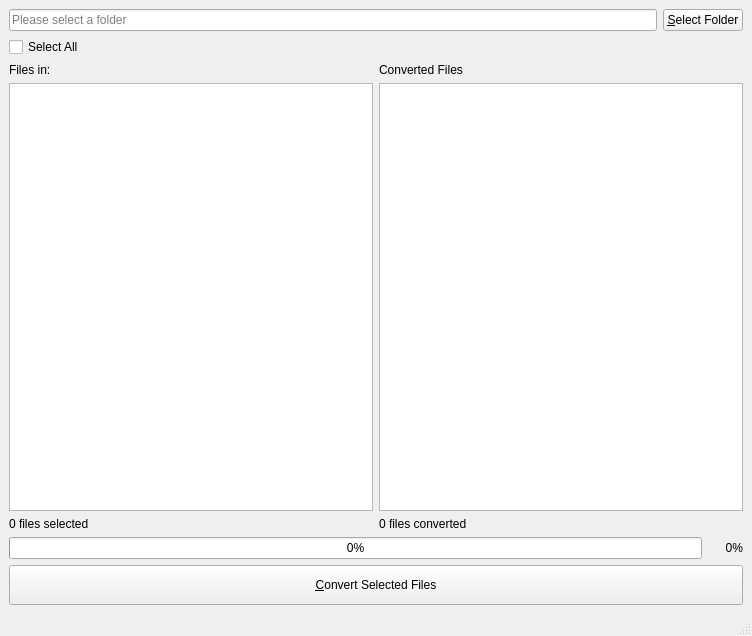
<?xml version="1.0" encoding="UTF-8"?>
<ui version="4.0">
 <class>MainWindow</class>
 <widget class="QMainWindow" name="MainWindow">
  <property name="geometry">
   <rect>
    <x>0</x>
    <y>0</y>
    <width>752</width>
    <height>636</height>
   </rect>
  </property>
  <property name="windowTitle">
   <string>tif2pdf</string>
  </property>
  <widget class="QWidget" name="centralwidget">
   <layout class="QGridLayout" name="gridLayout_2">
    <item row="0" column="0">
     <layout class="QHBoxLayout" name="horizontalLayout_2">
      <item>
       <widget class="QLineEdit" name="dirEdit">
        <property name="placeholderText">
         <string>Please select a folder</string>
        </property>
       </widget>
      </item>
      <item>
       <widget class="QPushButton" name="dirSelectButton">
        <property name="text">
         <string>&amp;Select Folder</string>
        </property>
       </widget>
      </item>
     </layout>
    </item>
    <item row="1" column="0">
     <layout class="QGridLayout" name="gridLayout">
      <item row="0" column="0">
       <widget class="QCheckBox" name="selectAllCheckbox">
        <property name="text">
         <string>Select All</string>
        </property>
       </widget>
      </item>
      <item row="1" column="0">
       <widget class="QLabel" name="selectedDirLabel">
        <property name="text">
         <string>Files in:</string>
        </property>
       </widget>
      </item>
      <item row="1" column="1">
       <widget class="QLabel" name="label_3">
        <property name="text">
         <string>Converted Files</string>
        </property>
       </widget>
      </item>
      <item row="2" column="0">
       <widget class="QListWidget" name="dirList">
        <property name="selectionMode">
         <enum>QAbstractItemView::MultiSelection</enum>
        </property>
        <property name="sortingEnabled">
         <bool>false</bool>
        </property>
       </widget>
      </item>
      <item row="2" column="1">
       <widget class="QListWidget" name="convertedList"/>
      </item>
      <item row="3" column="0">
       <widget class="QLabel" name="numSelectedLabel">
        <property name="text">
         <string>0 files selected</string>
        </property>
       </widget>
      </item>
      <item row="3" column="1">
       <widget class="QLabel" name="numConvertedLabel">
        <property name="text">
         <string>0 files converted</string>
        </property>
       </widget>
      </item>
     </layout>
    </item>
    <item row="2" column="0">
     <layout class="QHBoxLayout" name="horizontalLayout_3">
      <item>
       <widget class="QProgressBar" name="progressBar">
        <property name="value">
         <number>0</number>
        </property>
       </widget>
      </item>
      <item>
       <widget class="QLabel" name="progressLabel">
        <property name="minimumSize">
         <size>
          <width>35</width>
          <height>0</height>
         </size>
        </property>
        <property name="text">
         <string>0%</string>
        </property>
        <property name="alignment">
         <set>Qt::AlignRight|Qt::AlignTrailing|Qt::AlignVCenter</set>
        </property>
       </widget>
      </item>
     </layout>
    </item>
    <item row="3" column="0">
     <widget class="QPushButton" name="convertButton">
      <property name="minimumSize">
       <size>
        <width>0</width>
        <height>40</height>
       </size>
      </property>
      <property name="text">
       <string>&amp;Convert Selected Files</string>
      </property>
     </widget>
    </item>
   </layout>
  </widget>
  <widget class="QStatusBar" name="statusbar"/>
 </widget>
 <resources/>
 <connections/>
</ui>
